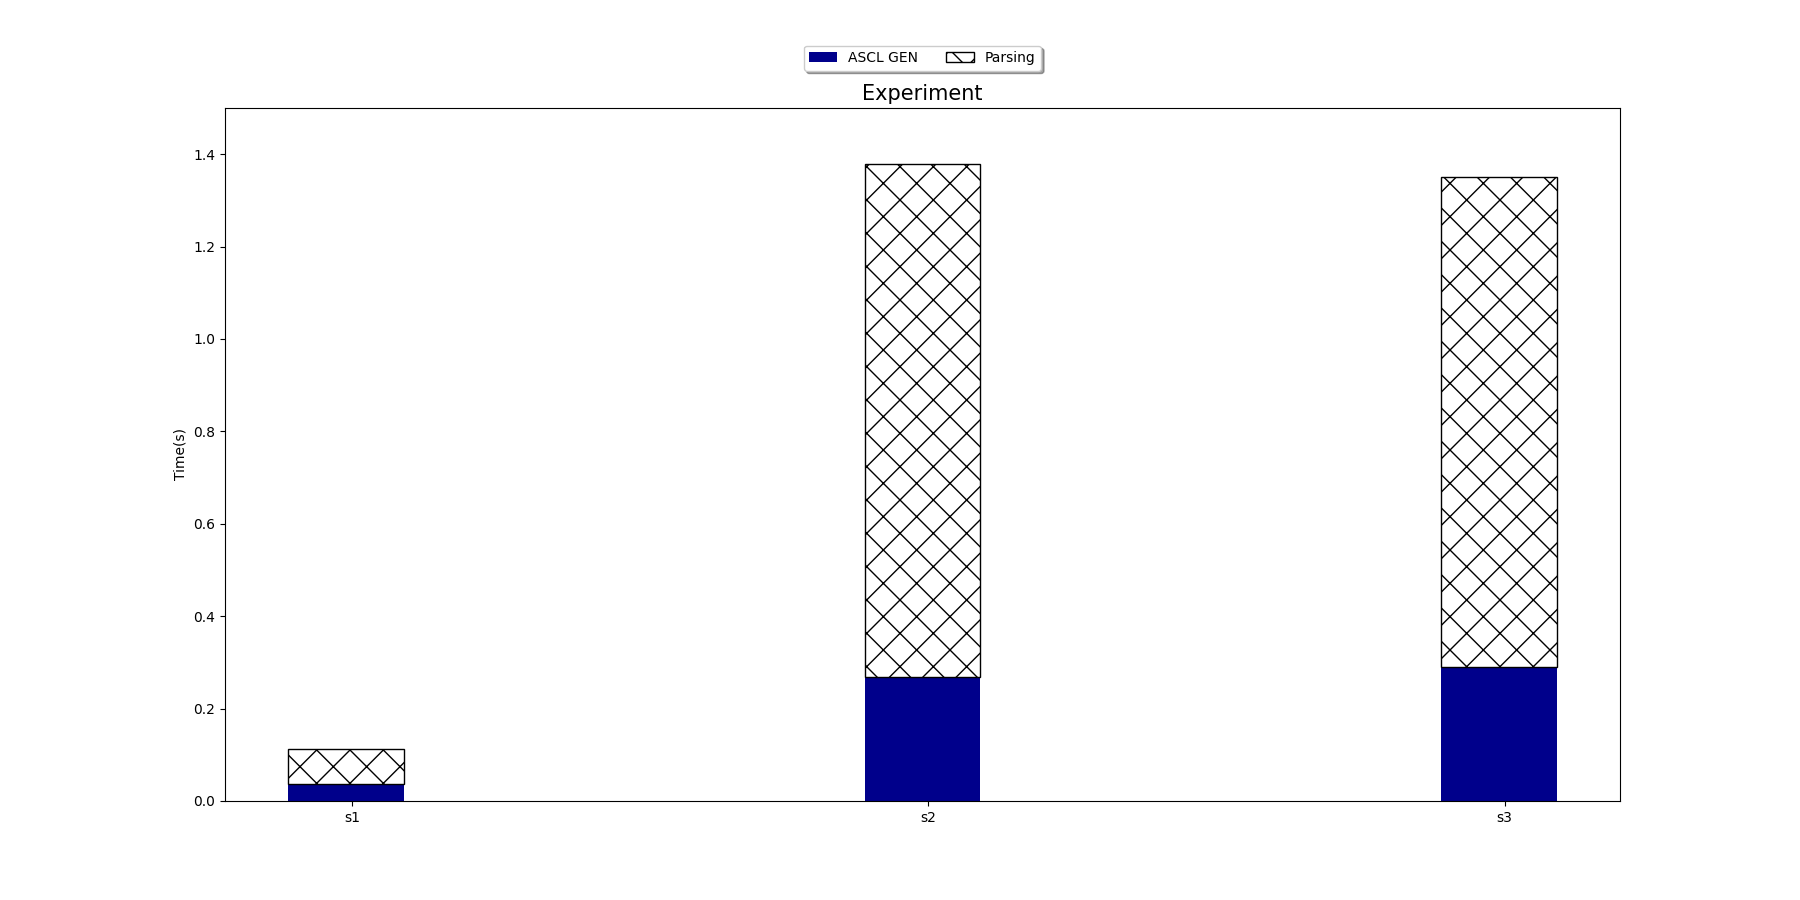

Write the Python code that produced this figure.
import numpy as np
import matplotlib.pyplot as plt
style = ["s1", "s2", "s3"]

ascl = [0.03602933883666992, 0.26879215240478516, 0.28981852531433105]

parse = [0.07567071914672852, 1.111055612564087,1.061547040939331]
xticks = np.arange(len(style))

fig, ax = plt.subplots(figsize=(18, 9))

ax.bar(xticks, ascl, width=0.2, label="ASCL GEN", color="darkblue")
ax.bar(xticks, parse, width=0.2, label="Parsing", color="white", edgecolor="k", hatch="X", bottom=ascl)



ax.set_title("Experiment", fontsize=15)

ax.set_ylabel("Time(s)")

ax.legend(loc='upper center', bbox_to_anchor=(0.5, 1.1),
          fancybox=True, shadow=True, ncol=5)


ax.set_ylim([0, 1.5])

ax.set_xticks(xticks + 0.01)
ax.set_xticklabels(style)
plt.savefig("execution time.png")
plt.show()